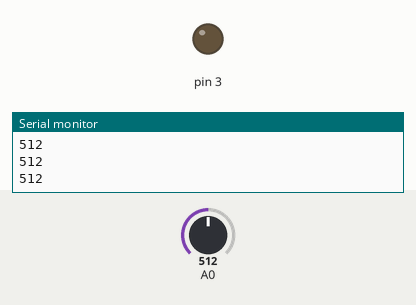
Bench run of a sketch on a simulated Arduino Uno, built with avr-gcc and run on an emulated ATmega328P. On the bench: output pins drawn as LEDs (lit = HIGH), the last lines printed to the serial monitor. The test bench sets the inputs (shaded band); at power-on: A0 = 512.

Above: at 1.2 s.
1.3 s: A0 set to 716
At 2.5 s:
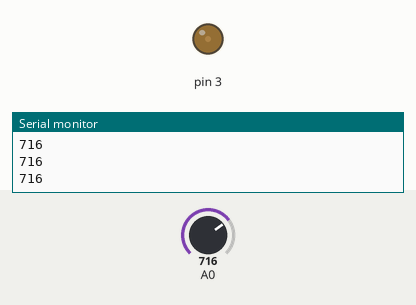
2.8 s: A0 set to 787
4.3 s: A0 set to 806
At 5.0 s:
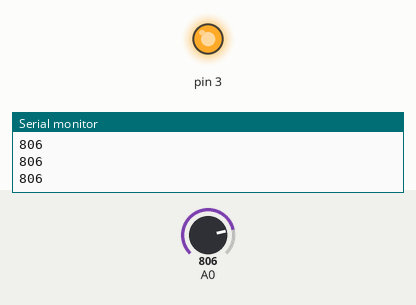
5.8 s: A0 set to 790
At 6.2 s:
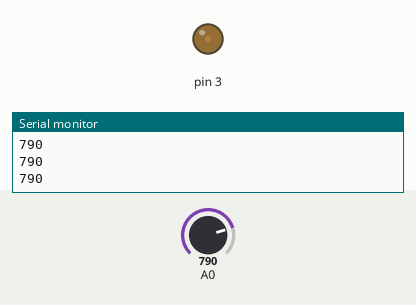
7.3 s: A0 set to 810
At 8.5 s:
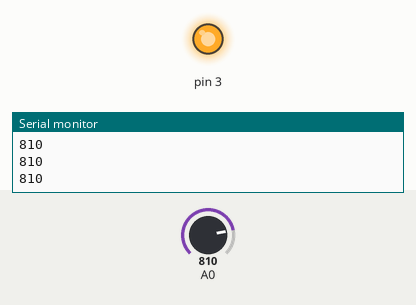
Timing chart, 0 to 9.8 s (numbered marks = the images above; inputs shaded):
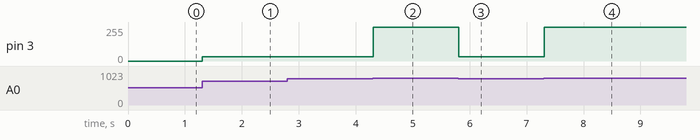

Measured:
- the behaviour switches between 799 and 800 on A0 (found by bisection; images 1 and 2)
- after the input at 1.3 s, pin 3: 0/255 → 32/255 at once
- after the input at 4.3 s, pin 3: 32/255 → 255/255 at once
- after the input at 5.8 s, pin 3: 255/255 → 32/255 at once
- after the input at 7.3 s, pin 3: 32/255 → 255/255 at once

The sketch:

audiovisualizer.ino
```cpp
int data;
void setup() {
  // put your setup code here, to run once:
Serial.begin(9600);
pinMode(A0,INPUT);
pinMode(3,OUTPUT);
}

void loop() {
data = analogRead(A0);
Serial.println(data);
if(data<=500)
{analogWrite(3,0);}
else if(data<800 && data>700)
{analogWrite(3,800);}
else if(data<=1023&&data>=800)
analogWrite(3,1023);
else if(data<=501&&data>=600)
analogWrite(3,500);
else if(data<=601&&data>=700)
analogWrite(3,650);
}
```
